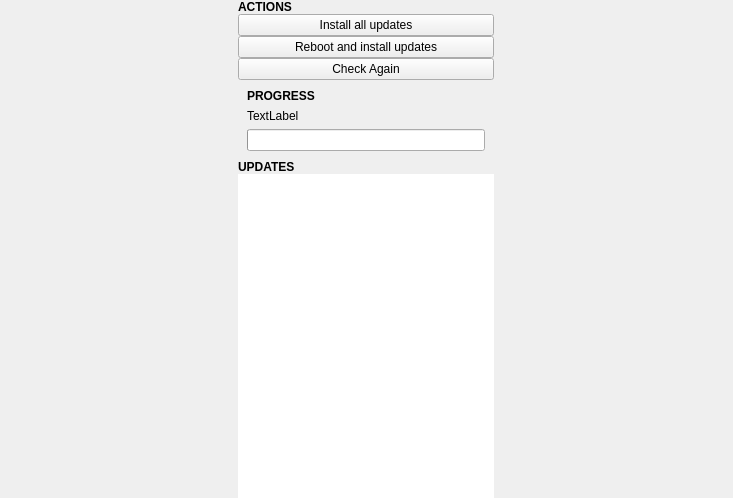
<?xml version="1.0" encoding="UTF-8"?>
<ui version="4.0">
 <class>UpdatesWidget</class>
 <widget class="QWidget" name="UpdatesWidget">
  <property name="geometry">
   <rect>
    <x>0</x>
    <y>0</y>
    <width>733</width>
    <height>498</height>
   </rect>
  </property>
  <property name="windowTitle">
   <string>Form</string>
  </property>
  <layout class="QVBoxLayout" name="verticalLayout">
   <property name="spacing">
    <number>0</number>
   </property>
   <property name="leftMargin">
    <number>0</number>
   </property>
   <property name="topMargin">
    <number>0</number>
   </property>
   <property name="rightMargin">
    <number>0</number>
   </property>
   <property name="bottomMargin">
    <number>0</number>
   </property>
   <item>
    <widget class="QStackedWidget" name="stackedWidget">
     <property name="currentIndex">
      <number>2</number>
     </property>
     <widget class="QWidget" name="checkingPage">
      <layout class="QGridLayout" name="gridLayout">
       <item row="0" column="1">
        <spacer name="verticalSpacer">
         <property name="orientation">
          <enum>Qt::Vertical</enum>
         </property>
         <property name="sizeHint" stdset="0">
          <size>
           <width>20</width>
           <height>214</height>
          </size>
         </property>
        </spacer>
       </item>
       <item row="1" column="0">
        <spacer name="horizontalSpacer">
         <property name="orientation">
          <enum>Qt::Horizontal</enum>
         </property>
         <property name="sizeHint" stdset="0">
          <size>
           <width>267</width>
           <height>20</height>
          </size>
         </property>
        </spacer>
       </item>
       <item row="1" column="1">
        <widget class="QWidget" name="widget" native="true">
         <layout class="QHBoxLayout" name="horizontalLayout">
          <item>
           <widget class="tCircularSpinner" name="widget_2" native="true"/>
          </item>
          <item>
           <widget class="QLabel" name="label">
            <property name="text">
             <string>Checking for updates</string>
            </property>
           </widget>
          </item>
         </layout>
        </widget>
       </item>
       <item row="1" column="2">
        <spacer name="horizontalSpacer_2">
         <property name="orientation">
          <enum>Qt::Horizontal</enum>
         </property>
         <property name="sizeHint" stdset="0">
          <size>
           <width>267</width>
           <height>20</height>
          </size>
         </property>
        </spacer>
       </item>
       <item row="2" column="1">
        <spacer name="verticalSpacer_2">
         <property name="orientation">
          <enum>Qt::Vertical</enum>
         </property>
         <property name="sizeHint" stdset="0">
          <size>
           <width>20</width>
           <height>213</height>
          </size>
         </property>
        </spacer>
       </item>
      </layout>
     </widget>
     <widget class="QWidget" name="noUpdatesPage">
      <layout class="QVBoxLayout" name="verticalLayout_2">
       <item>
        <spacer name="verticalSpacer_4">
         <property name="orientation">
          <enum>Qt::Vertical</enum>
         </property>
         <property name="sizeHint" stdset="0">
          <size>
           <width>20</width>
           <height>187</height>
          </size>
         </property>
        </spacer>
       </item>
       <item>
        <widget class="QLabel" name="label_2">
         <property name="font">
          <font>
           <pointsize>20</pointsize>
          </font>
         </property>
         <property name="text">
          <string>You're all good!</string>
         </property>
         <property name="alignment">
          <set>Qt::AlignCenter</set>
         </property>
        </widget>
       </item>
       <item>
        <widget class="QLabel" name="label_3">
         <property name="text">
          <string>There are no pending updates to download and install.</string>
         </property>
         <property name="alignment">
          <set>Qt::AlignCenter</set>
         </property>
        </widget>
       </item>
       <item>
        <layout class="QHBoxLayout" name="horizontalLayout_2">
         <item>
          <spacer name="horizontalSpacer_3">
           <property name="orientation">
            <enum>Qt::Horizontal</enum>
           </property>
           <property name="sizeHint" stdset="0">
            <size>
             <width>40</width>
             <height>20</height>
            </size>
           </property>
          </spacer>
         </item>
         <item>
          <widget class="QPushButton" name="checkUpdatesNoUpdateButton">
           <property name="text">
            <string>Check Again</string>
           </property>
           <property name="icon">
            <iconset theme="view-refresh">
             <normaloff>.</normaloff>.</iconset>
           </property>
          </widget>
         </item>
         <item>
          <spacer name="horizontalSpacer_4">
           <property name="orientation">
            <enum>Qt::Horizontal</enum>
           </property>
           <property name="sizeHint" stdset="0">
            <size>
             <width>40</width>
             <height>20</height>
            </size>
           </property>
          </spacer>
         </item>
        </layout>
       </item>
       <item>
        <spacer name="verticalSpacer_3">
         <property name="orientation">
          <enum>Qt::Vertical</enum>
         </property>
         <property name="sizeHint" stdset="0">
          <size>
           <width>20</width>
           <height>186</height>
          </size>
         </property>
        </spacer>
       </item>
      </layout>
     </widget>
     <widget class="QWidget" name="updatesPage">
      <layout class="QVBoxLayout" name="verticalLayout_3">
       <property name="spacing">
        <number>0</number>
       </property>
       <property name="leftMargin">
        <number>0</number>
       </property>
       <property name="topMargin">
        <number>0</number>
       </property>
       <property name="rightMargin">
        <number>0</number>
       </property>
       <property name="bottomMargin">
        <number>0</number>
       </property>
       <item>
        <widget class="QScrollArea" name="scrollArea">
         <property name="frameShape">
          <enum>QFrame::NoFrame</enum>
         </property>
         <property name="widgetResizable">
          <bool>true</bool>
         </property>
         <widget class="QWidget" name="scrollAreaWidgetContents">
          <property name="geometry">
           <rect>
            <x>0</x>
            <y>0</y>
            <width>733</width>
            <height>498</height>
           </rect>
          </property>
          <layout class="QHBoxLayout" name="horizontalLayout_3">
           <property name="spacing">
            <number>0</number>
           </property>
           <property name="leftMargin">
            <number>0</number>
           </property>
           <property name="topMargin">
            <number>0</number>
           </property>
           <property name="rightMargin">
            <number>0</number>
           </property>
           <property name="bottomMargin">
            <number>0</number>
           </property>
           <item alignment="Qt::AlignHCenter">
            <widget class="QWidget" name="mainUpdateWidget" native="true">
             <layout class="QVBoxLayout" name="verticalLayout_4">
              <property name="spacing">
               <number>0</number>
              </property>
              <property name="leftMargin">
               <number>0</number>
              </property>
              <property name="topMargin">
               <number>0</number>
              </property>
              <property name="rightMargin">
               <number>0</number>
              </property>
              <property name="bottomMargin">
               <number>0</number>
              </property>
              <item>
               <widget class="QWidget" name="actionsWidget" native="true">
                <layout class="QVBoxLayout" name="verticalLayout_6">
                 <property name="spacing">
                  <number>0</number>
                 </property>
                 <property name="leftMargin">
                  <number>0</number>
                 </property>
                 <property name="topMargin">
                  <number>0</number>
                 </property>
                 <property name="rightMargin">
                  <number>0</number>
                 </property>
                 <property name="bottomMargin">
                  <number>0</number>
                 </property>
                 <item>
                  <widget class="QLabel" name="label_4">
                   <property name="font">
                    <font>
                     <weight>75</weight>
                     <bold>true</bold>
                    </font>
                   </property>
                   <property name="text">
                    <string>ACTIONS</string>
                   </property>
                   <property name="margin">
                    <number>9</number>
                   </property>
                  </widget>
                 </item>
                 <item>
                  <layout class="QVBoxLayout" name="verticalLayout_5">
                   <property name="spacing">
                    <number>0</number>
                   </property>
                   <item>
                    <widget class="QPushButton" name="installButton">
                     <property name="text">
                      <string>Install all updates</string>
                     </property>
                     <property name="icon">
                      <iconset theme="package-upgrade">
                       <normaloff>.</normaloff>.</iconset>
                     </property>
                    </widget>
                   </item>
                   <item>
                    <widget class="QPushButton" name="rebootInstallButton">
                     <property name="text">
                      <string>Reboot and install updates</string>
                     </property>
                     <property name="icon">
                      <iconset theme="system-reboot">
                       <normaloff>.</normaloff>.</iconset>
                     </property>
                    </widget>
                   </item>
                   <item>
                    <widget class="QPushButton" name="checkUpdatesButton">
                     <property name="text">
                      <string>Check Again</string>
                     </property>
                     <property name="icon">
                      <iconset theme="view-refresh">
                       <normaloff>.</normaloff>.</iconset>
                     </property>
                    </widget>
                   </item>
                  </layout>
                 </item>
                </layout>
               </widget>
              </item>
              <item>
               <widget class="QWidget" name="progressWidget" native="true">
                <layout class="QVBoxLayout" name="verticalLayout_7">
                 <item>
                  <widget class="QLabel" name="label_6">
                   <property name="font">
                    <font>
                     <weight>75</weight>
                     <bold>true</bold>
                    </font>
                   </property>
                   <property name="text">
                    <string>PROGRESS</string>
                   </property>
                  </widget>
                 </item>
                 <item>
                  <widget class="QLabel" name="statusLabel">
                   <property name="text">
                    <string>TextLabel</string>
                   </property>
                  </widget>
                 </item>
                 <item>
                  <widget class="QProgressBar" name="progressBar">
                   <property name="value">
                    <number>0</number>
                   </property>
                   <property name="textVisible">
                    <bool>false</bool>
                   </property>
                  </widget>
                 </item>
                </layout>
               </widget>
              </item>
              <item>
               <widget class="QLabel" name="label_5">
                <property name="font">
                 <font>
                  <weight>75</weight>
                  <bold>true</bold>
                 </font>
                </property>
                <property name="text">
                 <string>UPDATES</string>
                </property>
                <property name="margin">
                 <number>9</number>
                </property>
               </widget>
              </item>
              <item>
               <widget class="QListView" name="updatesList">
                <property name="sizePolicy">
                 <sizepolicy hsizetype="Expanding" vsizetype="Expanding">
                  <horstretch>0</horstretch>
                  <verstretch>0</verstretch>
                 </sizepolicy>
                </property>
                <property name="frameShape">
                 <enum>QFrame::NoFrame</enum>
                </property>
               </widget>
              </item>
             </layout>
            </widget>
           </item>
          </layout>
         </widget>
        </widget>
       </item>
      </layout>
     </widget>
    </widget>
   </item>
  </layout>
 </widget>
 <customwidgets>
  <customwidget>
   <class>tCircularSpinner</class>
   <extends>QWidget</extends>
   <header location="global">tcircularspinner.h</header>
   <container>1</container>
  </customwidget>
 </customwidgets>
 <resources/>
 <connections/>
</ui>
